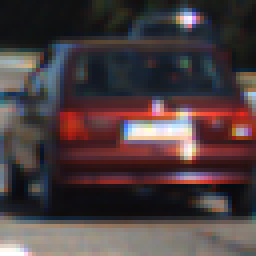
#> input picture cutouts/cutouts/red_car_for_color_hist.png, 64 x 64 px (shown 4 times larger)
$ jupyter execute --allow-errors Vehicle_Detection.ipynb   (shell and % lines are left out)   (older library calls are emulated)
#> lines starting #> are read from the running program, lines starting #| are printed output that depends on the picture
# CarND-Vehicle-Detection Project
---

The following steps are Implemented in following Cells:

* Build features from images such as color histogram/spatial bins and HOG which are useful in predicting cars in a given image
* Train a SVM classifier with labeled car and noncar images based on features extracted
* Detect vehicles in a image/video stream based on sliding window technique using trained model as predictor.
* Use of heat map technique and previous frame data to remove false positives

## Import packages

[cell 1]
from skimage.feature import hog
from sklearn.svm import LinearSVC
from sklearn.preprocessing import StandardScaler
# for scikit-learn >= 0.18 use:
from sklearn.model_selection import train_test_split
# from sklearn.cross_validation import train_test_split
from scipy.ndimage.measurements import label
import matplotlib.image as mpimg
import matplotlib.pyplot as plt
from moviepy.editor import VideoFileClip
from IPython.display import HTML
import numpy as np
import pickle
import cv2
import glob
import time

[cell 2]
def convert_color(img,color_space='BGR'):
    '''
    this functions takes in a BGR Image and converts it to specified color space

    '''
    # Convert image to new color space (if specified,else return image as is)
    #Assumes input image is BGR format
    if color_space !='BGR':
        if color_space=='RGB':
            feature_image=cv2.cvtColor(img,cv2.COLOR_BGR2RGB)
        if color_space=='HSV':
            feature_image=cv2.cvtColor(img,cv2.COLOR_BGR2HSV)
        elif color_space=='YUV':
            feature_image=cv2.cvtColor(img,cv2.COLOR_BGR2YUV)
        elif color_space=='LAB':
            feature_image=cv2.cvtColor(img,cv2.COLOR_BGR2Lab)
        elif color_space=='HLS':
            feature_image=cv2.cvtColor(img,cv2.COLOR_BGR2HLS)
        elif color_space=='YCrCb':
            feature_image=cv2.cvtColor(img,cv2.COLOR_BGR2YCrCb)
        elif color_space=='LUV':
            feature_image=cv2.cvtColor(img,cv2.COLOR_BGR2LUV)
    else:
        feature_image = np.copy(img)
    return feature_image

## Read in training dataset and report the car vs notcar image count

[cell 3]
cars = glob.glob('vehicles/**/*.png', recursive=True)
notcars = glob.glob('non-vehicles/**/*.png', recursive=True)

print("Number of car images:",len(cars))
print("Number of noncar images:",len(notcars))

### Plot few car/not car images

#> (a cell that did not finish here is left out)

[cell 5]
# Define a function to compute color histogram features
# NEED TO CHANGE bins_range if reading .png files with mpimg!
def color_hist(img, nbins=32, bins_range=(0, 256)):
    '''
    This function implements color histogram of pixel value in an image
    nbins: number of bins to distribute pixel values in
    bins_range : range of those bins
    returns: channelwise histograms and centre val;ue of bins to plot histogram and
    feature vector that concatenates hisogram of each channel

    '''
    # Compute the histogram of the RGB channels separately
    rhist = np.histogram(img[:,:,0], bins=nbins, range=bins_range)
    ghist = np.histogram(img[:,:,1], bins=nbins, range=bins_range)
    bhist = np.histogram(img[:,:,2], bins=nbins, range=bins_range)
    # Generating bin centers
    bin_edges = rhist[1]
    bin_centers = (bin_edges[1:]  + bin_edges[0:len(bin_edges)-1])/2
    # Concatenate the histograms into a single feature vector
    hist_features = np.concatenate((rhist[0], ghist[0], bhist[0]))
    # Return the individual histograms, bin_centers and feature vector
    return rhist, ghist, bhist, bin_centers, hist_features

[cell 6]
#plot color histogram of one of the test images on each channel in RGB color space

img = cv2.imread('./cutouts/cutouts/white_car_for_color_hist.png')
#> (the rest of this cell did not finish here and is left out)

[cell 7]
# [29 lines of commented-out code are left out]

## Plot color histogram of test image in RGB/HSV/YUV/YCrCb scolor pace

[cell 8]
#plot color histogram of test image in RGB/HSV/YUV/YCrCb scolor pace

#img = cv2.imread('./cutouts/cutouts/white_car_for_color_hist.png')
img = cv2.imread('./cutouts/cutouts/red_car_for_color_hist.png')
#> img is the input picture: shape (64, 64, 3); mean B, G, R 63.7, 61.8, 75.2

rgb=convert_color(img,color_space='RGB')
br=(0,256)
rh, gh, bh, rgbbincen, rgb_feature_vec = color_hist(rgb, nbins=32, bins_range=(br[0], br[1]))
#> in color_hist, `bin_edges = rhist[1]`: bin_edges = 33 values from 0 to 256
#> in color_hist, `bin_centers = (bin_edges[1:]  + bin_edges[0:len(bin_edges)-1])/2`: bin_centers = 32 values from 4 to 252
#> in color_hist, `hist_features = np.concatenate((rhist[0], ghist[0], bhist[0]))`: hist_features = 96 values, max 671 at index 66, min 0 at index 32, mean 128
#> rgbbincen = 32 values from 4 to 252; rgb_feature_vec has the same summary as hist_features in color_hist

hsv=convert_color(img,color_space='HSV')
#> in convert_color (call 3), `feature_image=cv2.cvtColor(img,cv2.COLOR_BGR2HSV)`: feature_image: shape (64, 64, 3); mean H, S, V 87.1, 80.1, 81.9
br=(0,256)
hh, sh, vh, hsvbincen, hsv_feature_vec = color_hist(hsv, nbins=32, bins_range=(br[0], br[1]))
#> hsvbincen = 32 values from 4 to 252; hsv_feature_vec = 96 values, max 623 at index 13, min 0 at index 23, mean 128

yuv=convert_color(img,color_space='YUV')
#> in convert_color (call 4), `feature_image=cv2.cvtColor(img,cv2.COLOR_BGR2YUV)`: feature_image: shape (64, 64, 3); mean of channels 0, 1, 2 66, 126.9, 136.1
br=(0,256)
yh, uh, yvh, yuvbincen, yuv_feature_vec = color_hist(yuv, nbins=32, bins_range=(br[0], br[1]))
#> yuvbincen = 32 values from 4 to 252; yuv_feature_vec = 96 values, max 1801 at index 48, min 0 at index 0, mean 128

ycrcb=convert_color(img,color_space='YCrCb')
#> in convert_color (call 5), `feature_image=cv2.cvtColor(img,cv2.COLOR_BGR2YCrCb)`: feature_image: shape (64, 64, 3); mean of channels 0, 1, 2 66, 134.6, 126.7
br=(0,256)
ych, crh, cbh, ycrcbbincen, ycrcb_feature_vec = color_hist(ycrcb, nbins=32, bins_range=(br[0], br[1]))
#> ycrcbbincen = 32 values from 4 to 252; ycrcb_feature_vec = 96 values, max 1578 at index 80, min 0 at index 0, mean 128

#> (the rest of this cell did not finish here and is left out)

[cell 9]
##Function to Plot 3d plots
#this function is used to plot how RGB pixels stackup or are grouped/organized in different color spaces and across different
# axes of those color spaces such as along Y,U and V axes in YUV, H,S and V in YUV color space etc.

from mpl_toolkits.mplot3d import Axes3D

def plot3d(pixels, colors_rgb,
        axis_labels=list("RGB"), axis_limits=((0, 255), (0, 255), (0, 255))):
    """Plot pixels in 3D."""

    # Create figure and 3D axes
    fig = plt.figure(figsize=(8, 8))
    ax = Axes3D(fig)

    # Set axis limits
    ax.set_xlim(*axis_limits[0])
    ax.set_ylim(*axis_limits[1])
    ax.set_zlim(*axis_limits[2])

    # Set axis labels and sizes
    ax.tick_params(axis='both', which='major', labelsize=14, pad=8)
    ax.set_xlabel(axis_labels[0], fontsize=16, labelpad=16)
    ax.set_ylabel(axis_labels[1], fontsize=16, labelpad=16)
    ax.set_zlabel(axis_labels[2], fontsize=16, labelpad=16)

    # Plot pixel values with colors given in colors_rgb
    ax.scatter(
        pixels[:, :, 0].ravel(),
        pixels[:, :, 1].ravel(),
        pixels[:, :, 2].ravel(),
        c=colors_rgb.reshape((-1, 3)), edgecolors='none')

    return ax  # return Axes3D object for further manipulation

## Explore  color spaces

[cell 10]
#Explore   color spaces

## Read a color image
img = cv2.imread('./cutouts/cutouts/red_car_for_color_hist.png')
# Select a small fraction of pixels to plot by subsampling it
scale = max(img.shape[0], img.shape[1], 64) / 64  # at most 64 rows and columns
#> scale = 1
img_small = cv2.resize(img, (np.int(img.shape[1] / scale), np.int(img.shape[0] / scale)), interpolation=cv2.INTER_NEAREST)
#img_small=bin_spatial(img,size=(np.int(img.shape[1] / scale), np.int(img.shape[0] / scale)))
#print(img_small.shape)

# Convert subsampled image to desired color space(s)
img_small_RGB = cv2.cvtColor(img_small, cv2.COLOR_BGR2RGB)  # OpenCV uses BGR, matplotlib likes RGB
img_small_HSV = cv2.cvtColor(img_small, cv2.COLOR_BGR2HSV)
img_small_rgb = img_small_RGB / 255.  # scaled to [0, 1], only for plotting
img_small_YUV = cv2.cvtColor(img_small, cv2.COLOR_BGR2YUV)
img_small_YCrCb = cv2.cvtColor(img_small, cv2.COLOR_BGR2YCrCb)
img_small_Lab = cv2.cvtColor(img_small, cv2.COLOR_BGR2Lab)
#> img_small_Lab: shape (64, 64, 3); mean of channels 0, 1, 2 69, 134.7, 129.6
# Plot and show
plot3d(img_small_RGB, img_small_rgb)
#> (the call stopped at in plot3d, `fig = plt.figure(figsize=(8, 8))`: IPython is not available in this run)
plt.show()

plot3d(img_small_HSV, img_small_rgb, axis_labels=list("HSV"))
#> (the call stopped at in plot3d, `fig = plt.figure(figsize=(8, 8))`: IPython is not available in this run)
plt.show()

plot3d(img_small_YCrCb, img_small_rgb, axis_labels=list("YCrCb"))
#> (the call stopped at in plot3d, `fig = plt.figure(figsize=(8, 8))`: IPython is not available in this run)
plt.show()

plot3d(img_small_YUV, img_small_rgb, axis_labels=list("YUV"))
#> (the call stopped at in plot3d, `fig = plt.figure(figsize=(8, 8))`: IPython is not available in this run)
plt.show()

plot3d(img_small_Lab, img_small_rgb, axis_labels=list("Lab"))
#> (the call stopped at in plot3d, `fig = plt.figure(figsize=(8, 8))`: IPython is not available in this run)
plt.show()

## Spatial bin features

[cell 11]
# Define a function to compute binned color features
def bin_spatial(img, size=(32, 32)):
    '''
    This function implements spatial bins for an image
    size: specifies the size of the image for collecting features
    returns fature set, which is pixel values in resized image unravelled (1D)
    '''
#> called with size = (32, 32)

    # Use cv2.resize().ravel() to create the feature vector
    features = cv2.resize(img, size,interpolation=cv2.INTER_NEAREST).ravel()
#> features = 1024 values, max 254 at index 533, min 10 at index 764, mean 65.46
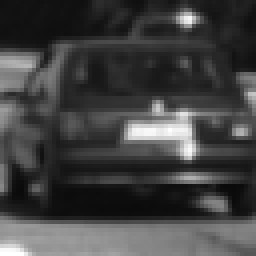
#> img: shape (64, 64) (shown 4 times larger); min 10, max 255, mean 66
    # Return the feature vector
    return features

[cell 12]
## Plot spatial bins from different color spaces and size 32x32

img = cv2.imread('./cutouts/cutouts/red_car_for_color_hist.png')

rgb=convert_color(img,color_space='RGB')

#hsv=convert_color(img,color_space='HSV')

yuv=convert_color(img,color_space='YUV')

ycrcb=convert_color(img,color_space='YCrCb')


feature_vec_y = bin_spatial(ycrcb[:,:,0],size=(32, 32))
#> feature_vec_y has the same summary as features in bin_spatial
feature_vec_u = bin_spatial(ycrcb[:,:,1],size=(32, 32))
#> call 2 of bin_spatial, with size = (32, 32)
#> in bin_spatial (call 2), `features = cv2.resize(img, size,interpolation=cv2.INTER_NEAREST).ravel()`: features = 1024 values, max 226 at index 478, min 98 at index 528, mean 134.6
#> in bin_spatial (call 2), `features = cv2.resize(img, size,interpolation=cv2.INTER_NEAREST).ravel()`:
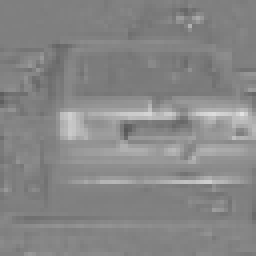
#> img: shape (64, 64) (shown 4 times larger); min 88, max 226, mean 134.6
#> feature_vec_u has the same summary as features in bin_spatial
feature_vec_v = bin_spatial(ycrcb[:,:,2],size=(32, 32))
#> call 3 of bin_spatial, with size = (32, 32)
#> in bin_spatial (call 3), `features = cv2.resize(img, size,interpolation=cv2.INTER_NEAREST).ravel()`: features = 1024 values, max 165 at index 56, min 74 at index 541, mean 126.6
#> in bin_spatial (call 3), `features = cv2.resize(img, size,interpolation=cv2.INTER_NEAREST).ravel()`:
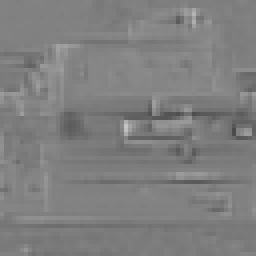
#> img: shape (64, 64) (shown 4 times larger); min 74, max 197, mean 126.7
#> feature_vec_v has the same summary as features in bin_spatial

# Plot features
plt.imshow(rgb)
#> (this line was passed over: IPython is not available in this run)
plt.title('Image')
#> (this line was passed over: IPython is not available in this run)
fsp,axsp=plt.subplots(1,3,figsize=(12,5))
axsp[0].plot(feature_vec_y)
axsp[0].set_title('Y channel binned Features')
axsp[1].plot(feature_vec_u)
axsp[1].set_title('U channel binned Features')
axsp[2].plot(feature_vec_v)
axsp[2].set_title('V channel binned Features')
